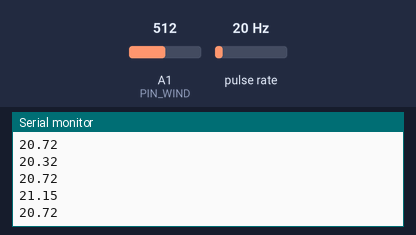
Bench run of a sketch on a simulated Arduino Uno, built with avr-gcc and run on an emulated ATmega328P. On the bench: the last lines printed to the serial monitor. Wiring (inferred from the names in the program): pulse sensor: data pin 2. The test bench sets the inputs (shaded band); at power-on: pulse rate 20 Hz, A1 (PIN_WIND) = 512.

Above: at 1.2 s.
1.3 s: pulse rate (sensor on pin 2) set to 4 Hz
At 1.61 s:
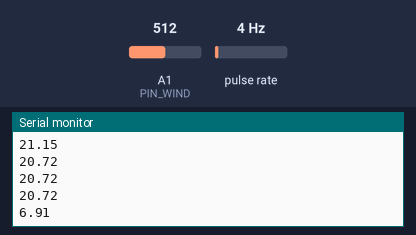
2.8 s: pulse rate (sensor on pin 2) set to 50 Hz
At 2.8 s:
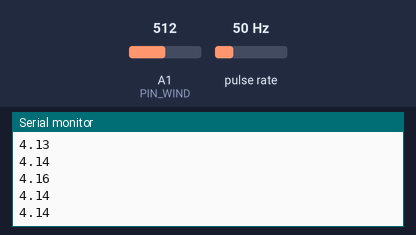
Timing chart, 0 to 5.8 s (numbered marks = the images above; inputs shaded):
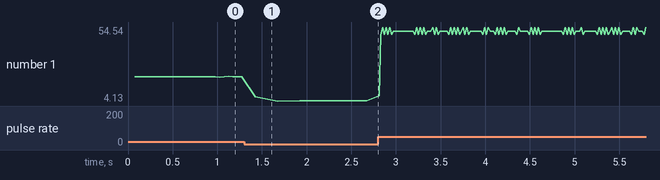

Measured:
- after the input at 1.3 s, the serial monitor: prints a new line after 0.13 s (image 1)
- plotted number 1: 20.72 → 4.14 after the input at 1.3 s, 4.14 → 49.34 after the input at 2.8 s

The sketch:

tst_wind.ino
```cpp
#define PIN_WIND A1
#define MAX_WIND 970
#define MIN_WIND 45
float sensorValue =0;
float angleWind =0;
float ref = 0;

const byte pinAnemo= 2;
int counterAnemo = 0;
unsigned long t0;
unsigned long t1;
double windSpeed;
int validWind = 0;
double dt;


void setup(){
  pinMode(PIN_WIND,INPUT);
  pinMode(pinAnemo,INPUT);
  t0 = millis();
  validWind = 0;
  Serial.begin(115200);

  attachInterrupt(digitalPinToInterrupt(pinAnemo), anemoInterrupt,FALLING);
}

void loop(){
  updateWind();
}

void updateWind(){
  sensorValue = analogRead(A1);
  angleWind = ((sensorValue-ref-MIN_WIND)/(MAX_WIND-MIN_WIND))*2*PI;
  angleWind = 2*atan(tan(angleWind/2));

  //Serial.println(angleWind);
}


/*******anemo**********/

void anemoInterrupt(){
  if (validWind == 1){
    t1 = millis();
    dt = (double)(t1-t0)/1000;
    windSpeed =  2*3.14/dt*0.055*3;
    Serial.println(windSpeed);
    t0 = t1;
  }
  else{
    validWind =1;
    t0= millis();
  }
}
```
